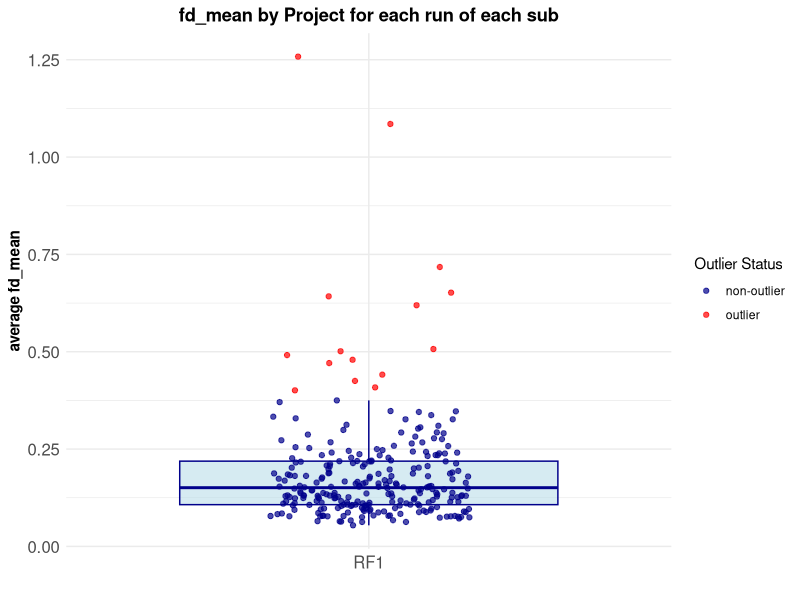

Here is the R script that generated this plot:
# Install libraries if necessary
# install.packages("here")
# install.packages("dplyr")
# install.packages("ggplot2")

# Load necessary libraries
library(here)
library(dplyr)
library(ggplot2)

# Read the data
data <- read.csv(here("code", "fdmean_trust.csv"))

# Create a new column to categorize the length of 'sub'
data <- data %>%
  mutate(sub_length = ifelse(nchar(as.character(sub_id)) == 3, "SRNDNA", "RF1"))

# Function to determine if a value is an outlier
is_outlier <- function(x) {
  Q1 <- quantile(x, 0.25, na.rm = TRUE)
  Q3 <- quantile(x, 0.75, na.rm = TRUE)
  IQR <- Q3 - Q1
  lower_bound <- Q1 - 1.5 * IQR
  upper_bound <- Q3 + 1.5 * IQR
  return(ifelse(x < lower_bound | x > upper_bound, "outlier", "non-outlier"))
}

# Apply the function to add a new column indicating outliers
data <- data %>%
  group_by(sub_length) %>%
  mutate(outlier_status = is_outlier(fd_mean)) %>%
  ungroup()

# Plotting the box plots with enhanced aesthetics, individual data points, and marked outliers
ggplot(data, aes(x = sub_length, y = fd_mean)) +
  geom_boxplot(outlier.shape = NA, fill = "lightblue", color = "darkblue", alpha = 0.5) + # Adjust boxplot aesthetics without marking outliers separately
  geom_jitter(width = 0.2, size = 1.5, alpha = 0.7, aes(color = outlier_status)) + # Add individual data points, coloring outliers differently
  scale_color_manual(values = c("non-outlier" = "darkblue", "outlier" = "red")) + # Set colors for outliers and non-outliers
  labs(title = "fd_mean by Project for each run of each sub",
       x = "",
       y = "average fd_mean",
       color = "Outlier Status") +
  theme_minimal() +
  theme(
    plot.title = element_text(hjust = 0.5, face = "bold"), # Center and bold the title
    axis.title.x = element_text(face = "bold"),
    axis.title.y = element_text(face = "bold"),
    axis.text = element_text(size = 12)
  )
